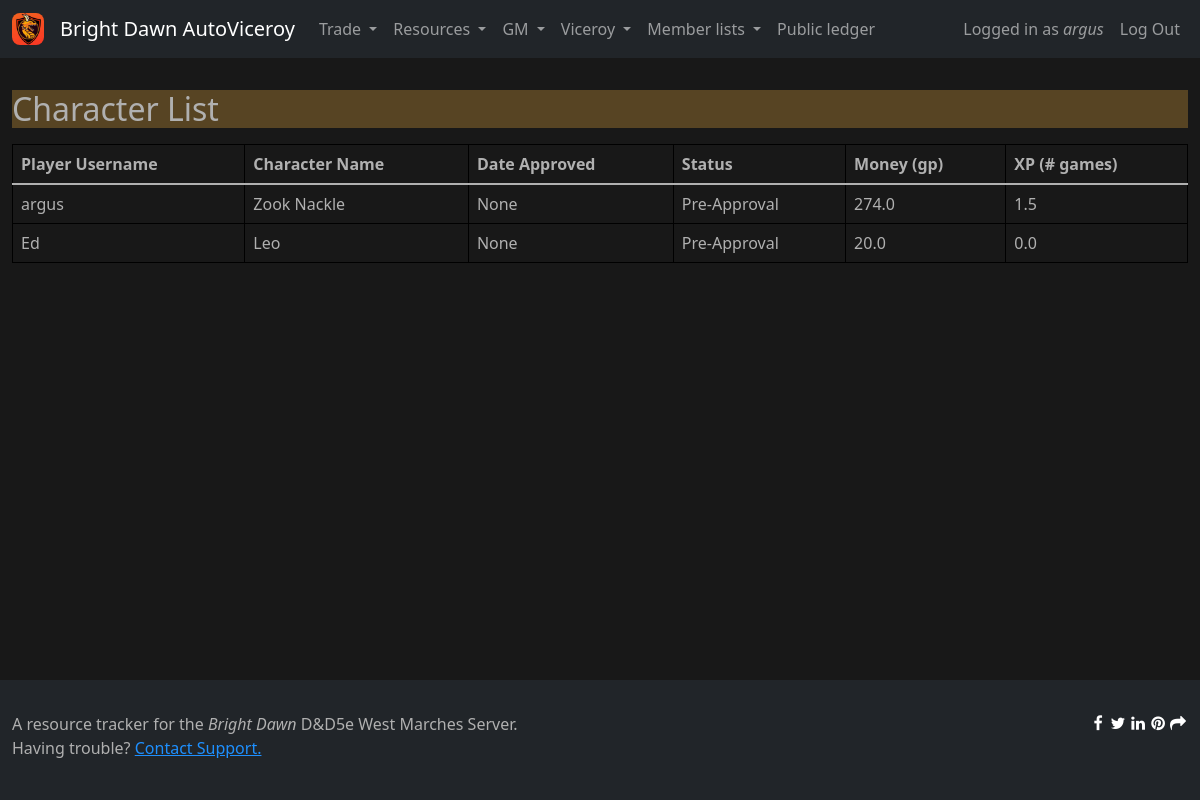
The app's page /resource_tracker/character_list/ (signed in), older data.
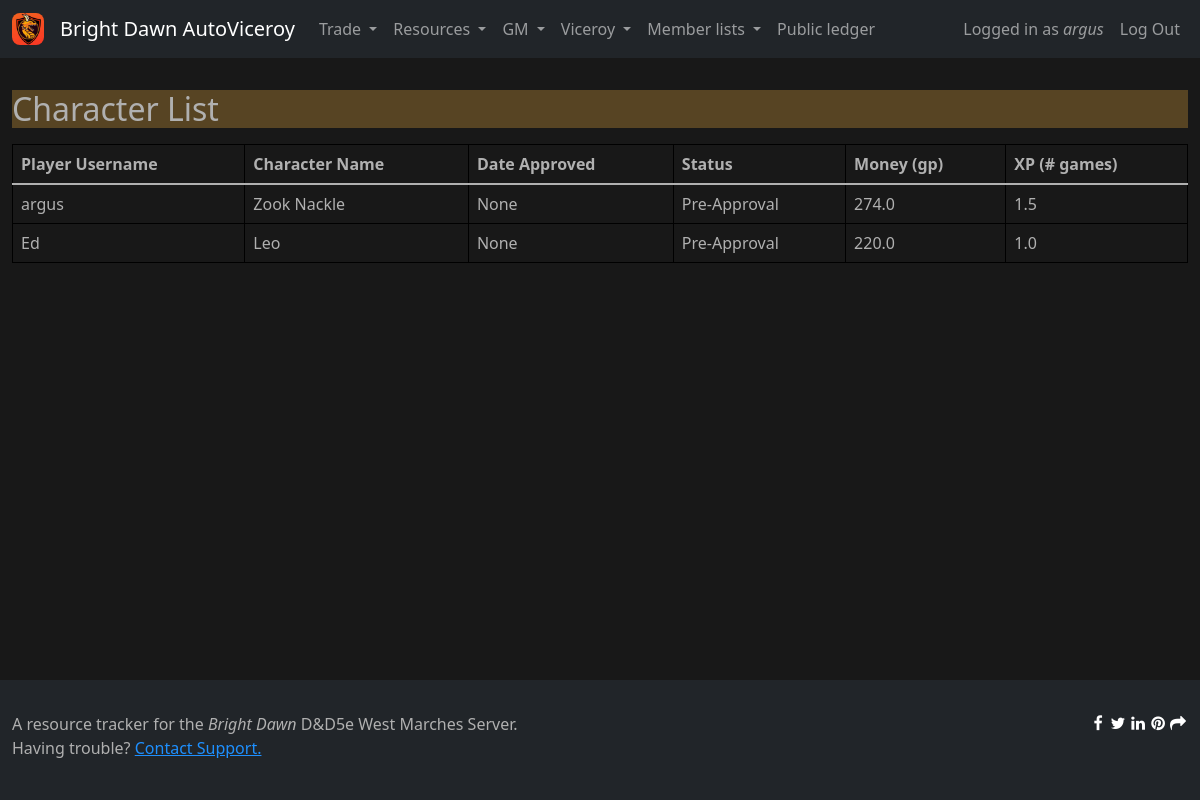
The same page, newer data.
### resource_tracker/models.py (models this page shows, shortened)
class Character(models.Model):
    created = models.DateTimeField(null=True, auto_now_add=True)
    approved = models.DateTimeField(null=True, blank=True)
    player = models.ForeignKey(
        Player,
        on_delete=models.CASCADE
    )
    name = models.CharField(max_length=100)
    money = models.FloatField(default=0)
    xp = models.FloatField(default=0)
    status = models.CharField(
        max_length=2,
        choices=[
            ("PA", "Pre-Approval"),
            ("AC", "Active"),
            ("RD", "Retired or Dead"),
        ],
        default="PA"
    )

class Player(models.Model):
    created = models.DateTimeField(auto_now_add=True)
    user = models.ForeignKey(
        settings.AUTH_USER_MODEL,
        on_delete=models.CASCADE
    )
    discord = models.CharField(max_length=50)
    downtime = models.PositiveIntegerField(default=0)
    last_downtime_claim = models.DateTimeField(null=True, blank=True)
    spellcaster_hours = models.FloatField(default=0)
    last_spellcaster_claim = models.DateTimeField(null=True, blank=True)
    isViceroy = models.BooleanField(default=False)
    viceroy_tokens = models.PositiveIntegerField(default=0)
    isGM = models.BooleanField(default=False)
    gm_tokens = models.PositiveIntegerField(default=0)
    def __str__(self):
        return self.user.username

### resource_tracker/views.py (the view)
# urls.py: path('character_list/', views.character_list, name='character_list'),
@login_required
def character_list(request):
    if not (Player.objects.get(user=request.user).isViceroy or Player.objects.get(user=request.user).isGM):
        raise PermissionDenied()
    context = alwaysContext(request)
    context["characters"] = Character.objects.all()
    return render(request, "character_list.html", context)

### brightdawn/views.py (called while the page is built)
def lastSundayMidnight():
    today = datetime.date.today()
    idx = (today.weekday() + 1) % 7
    last_sunday = today - datetime.timedelta(idx)
    last_sunday = datetime.datetime.combine(last_sunday, datetime.datetime.min.time())
    last_sunday = pytz.timezone("US/Eastern").localize(last_sunday)
    return last_sunday

def alwaysContext(request):
    if request.user.is_authenticated:
        user_player = Player.objects.get(user=request.user)
        if user_player.last_spellcaster_claim == None or user_player.last_spellcaster_claim < lastSundayMidnight():
            user_player.spellcaster_hours = 24
            user_player.last_spellcaster_claim = datetime.datetime.now()
            user_player.save()
        return {
            "user_player" : user_player
        }

### resource_tracker/templates/character_list.html (shortened to what this page needs)
{% extends "base.html" %}
{% block page_title %}
Character List
{% endblock %}
{% block body %}
<div class="table-responsive">
    <table class="table">
        <thead>
            <tr>
                <th>Player Username</th>
                <th>Character Name</th>
                <th>Date Approved</th>
                <th>Status</th>
                <th>Money (gp)</th>
                <th>XP (# games)</th>
            </tr>
        </thead>
        <tbody>
            {% for chr in characters %}
            <tr>
                <td>{{chr.player}}</td>
                <td>{{chr.name}}</td>
                <td>{{chr.approved}}</td>
                <td>{{chr.get_status_display}}</td>
                <td>{{chr.money}}</td>
                <td>{{chr.xp}}</td>
            </tr>
            {% endfor %}
        </tbody>
    </table>
</div>
{% endblock %}

Row changes from the older to the newer data that the page shows:
changed Character "Leo": money "20.0" → "220.0"; xp "0.0" → "1.0"
